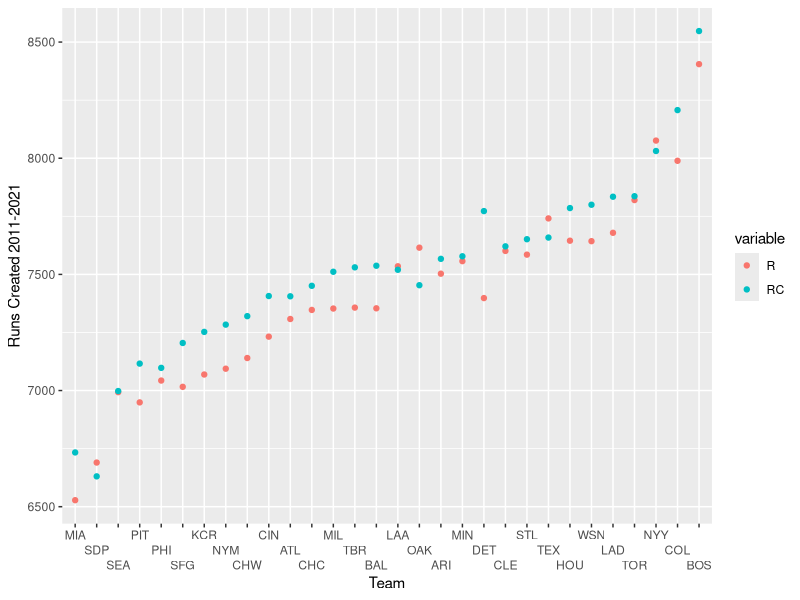

Recreate this plot in R. (Note: this script raises an error after producing the figure.)
# Start date: Tuesday, August 15th

# Running simulation from Mathletics to practice data wrangling, cleaning, 
# and modeling. Variety of ways we can go from there to explore further.

library(tidyverse)
library(dplyr)
library(stringr)
library(reshape2)
setwd("/Users/maxclowdus/Desktop/R_Files/Mathletics")

#####################################################################

# First lets start by calculating the runs created (RC) for each MLB team
# in the 2021 season using Bill James' original, simplest equation.

team_stats <- read.csv("11-21_team_stats.csv")
current_teams <- read.csv("MLB_teams.csv")
head(team_stats)

team_stats <- team_stats %>%
  group_by(Team) %>%
  summarise_if(is.numeric,sum) %>%
  select(-c("Season")) %>%
  mutate(RC = ((H+BB+HBP)*TB)/(AB+BB+HBP),
         err = abs(RC-R))
team_stats <- merge(team_stats, current_teams, by="Team")


# Calculate mean absolute deviation for Runs Scored vs prediction
mad_rc <- mean(team_stats$err)
# On average this simple prediction is off by about 28.5 runs compared to the
# actual runs scored. Since the average runs scored was 733.6, our prediction
# has an average error of only 3.9%.

# What is this complicated formula? Let's think of it like this: 
# We are multiplying (H+BB+HBP+IBB) by TB / (AB+BB+IBB+HBP).This fraction is 
# really a rate of bases per at bat. And we multiply this by total amount
# of actual base runners, so it is ultimately # of base runners * rate
# they are advanced. Pretty neat.

# Plotting both results
team_stats_plot <- team_stats %>%
  dplyr::select(Tm, R, RC) %>%
  melt(id.vars = "Tm")

ggplot(team_stats_plot, aes(x=reorder(Tm, value), y=value)) +
  geom_point(aes(colour = variable)) +
  xlab("Team") +
  ylab("Runs Created 2011-2021") +
  scale_x_discrete(guide = guide_axis(n.dodge=3))

# Notice how with this simple formula the RC nearly always underestimates the
# actual number of runs scored. This will be something to keep our eye on.


#####################################################################


# Using basic RC formula for players

# Now the discussion turns to evaluating players. How can we use this information
# to determine the runs created by an individual player and how can we use this
# to compare players?

player_stats <- read.csv("2021_batter_stats.csv")
head(player_stats)

# Using the formula from above to get total runs created for specific players
player_stats <- player_stats %>%
  filter(last_name %in% c("Goldschmidt",
                          "Arenado",
                          "Ohtani",
                          "Harper",
                          "Ramirez")) %>%
  mutate(RC = ((H+BB+HBP)*TB)/(AB+BB+HBP) )

# This RC value gives us the total number of runs created, using our formula,
# for the entire season. Now lets look at runs created per game for each of
# these players.

# To get RC/G we cannot just divide runs created by 162 because that would
# not be an accurate representation of the players influence and impact on
# games throughout the season. Sometime he hits more sometimes he hits less in
# each game.

# We can, however get the number of outs the player "consumed" during the season.
# Then we can determine how many runs a player created compared to the number
# of outs he creates. And since we know the number of outs in a game we can get
# RC/G.

# Outs is really AB - H - 0.018*AB where the 0.18 comes from a 1.8% chance of 
# an error. Then we add in additional outs which come from SB, SF, CS, and GIDP.
# Lets get number of outs for each player:

player_stats <- player_stats %>%
  mutate(Outs =  0.982*AB-H+GIDP+SF+SB+CS,
         Games_used = Outs / 27,
         RC_G = RC/Games_used)

# Note: This stats indicates the number of runs we would expect a team to score
# if it was made up entirely of the player in question. Which, obviously is 
# not the case. It is an interesting metric to compare players however.


#####################################################################

head(team_stats)
# Using Linear Weights approach
lw_model <- lm(R ~ X1B+X2B+X3B+HR+BB+HBP+SB, data = team_stats)
summary(lw_model)












